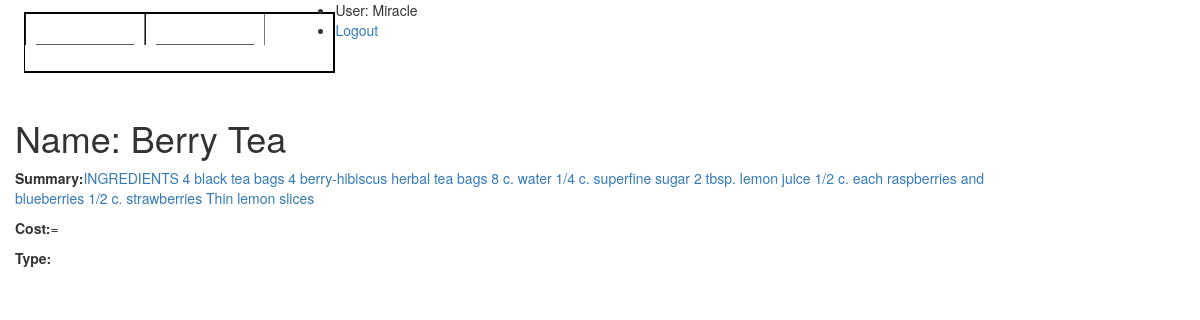
Screenshot of /catalog/drink/2 (signed in) with the database file from the repository.
### catalog/models.py (models this page shows, shortened)
class Drink(models.Model):
    name = models.CharField(max_length=200)
    summary = models.TextField(max_length=1000, help_text="Enter a brief description of the drink")
    Cost = models.CharField('Cost',max_length=13, unique=True, help_text='Enter a cost of the drink')
    Type = models.ForeignKey('Type', on_delete=models.SET_NULL, null=True)

### catalog/views.py (the view)
# urls.py: path('drink/<int:pk>', views.DrinkDetailView.as_view(), name='drink-detail'),
class DrinkDetailView(generic.DetailView):
    model = Drink

### catalog/templates/catalog/drink_detail.html (shortened to what this page needs)
{% extends "base_generic.html" %}
{% block content %}
  <h1>Name: {{ drink.name }}</h1>
  <p><strong>Summary:</strong><a href="">{{ drink.summary }}</a></p>
  <p><strong>Cost:</strong>={{ drink.cost }}</p>
  <p><strong>Type:</strong> {{ drink.type.all|join:", " }}</p>
{% endblock %}

### catalog/templates/base_generic.html (shortened to what this page needs)
<!DOCTYPE html>
<html lang="en">
<head>
  <link rel="stylesheet" href="https://maxcdn.bootstrapcdn.com/bootstrap/3.3.7/css/bootstrap.min.css">
  <body>
<div id="css-menu">
<ul>
<li><a href="{% url 'index' %}">
<span class="text-top">Home</span>
</a></li>
<li><a href="{% url 'tables' %}">
<span class="text-top">Table</span>
</a></li>
<div class="dropdown">
  <button class="dropbtn">Menu</button>
</div>
</ul>
</div>
</body>
<ul class="sidebar-nav">
          {% if user.is_authenticated %}
           <li>User: {{ user.get_username }}</li>
           <li><a href="{% url 'logout'%}?next={{request.path}}">Logout</a></li>
          {% else %}
           <li><a href="{% url 'login'%}?next={{request.path}}">Login</a></li>
          {% endif %}
      </ul>
      <div class="col-sm-10 ">
      {% block content %}{% endblock %}
      </div>
</body>
</html>

### catalog/templates/base_generic.html (style rules this page uses)
#css-menu ul { list-style: none; font-family: Georgia, serif; font-size: 18px; font-style: italic; line-height: 1.4em; border:2px solid #000000; border-left: 1px solid #000000; float: left; padding: 0; margin: 12px 0 25px 24px }
#css-menu ul li { float: left }
#css-menu ul li a { display: block; text-decoration: none; background-color: ; padding: 5px 10px 0 10px; color: #fefefe; width: 120px; border-right: 1px solid #797979; border-left: 1px solid #191919 }
#css-menu ul li a span { display: block }
#css-menu ul li a span.text-top { border-bottom: 1px solid #595959 }
.dropbtn { color: white; padding: 16px; font-size: 16px; border: none; cursor: pointer; background: transparent; }
.dropdown { position: relative; display: inline-block; }

### rows the page displays
Drink: name "Berry Tea", summary "INGREDIENTS 4 black tea bags 4 berry-hibiscus herbal tea bags 8 c. water 1/4 c. superfine sugar 2 tbsp. lemon juice 1/2 c. each raspberries and blueberries 1/2 c. strawberries Thin lemon slices"

### other values shown
{{ user.get_username }} "Miracle"
